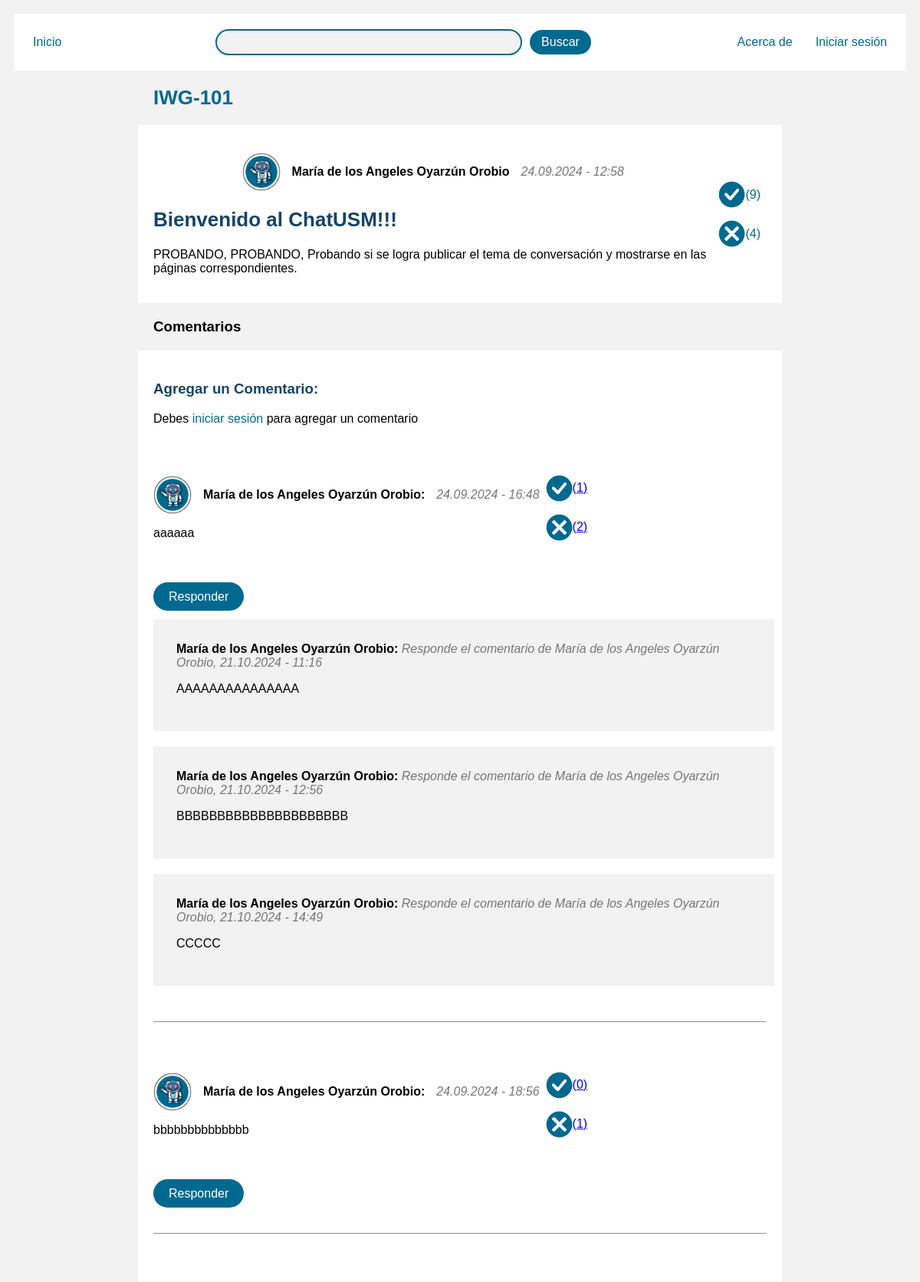
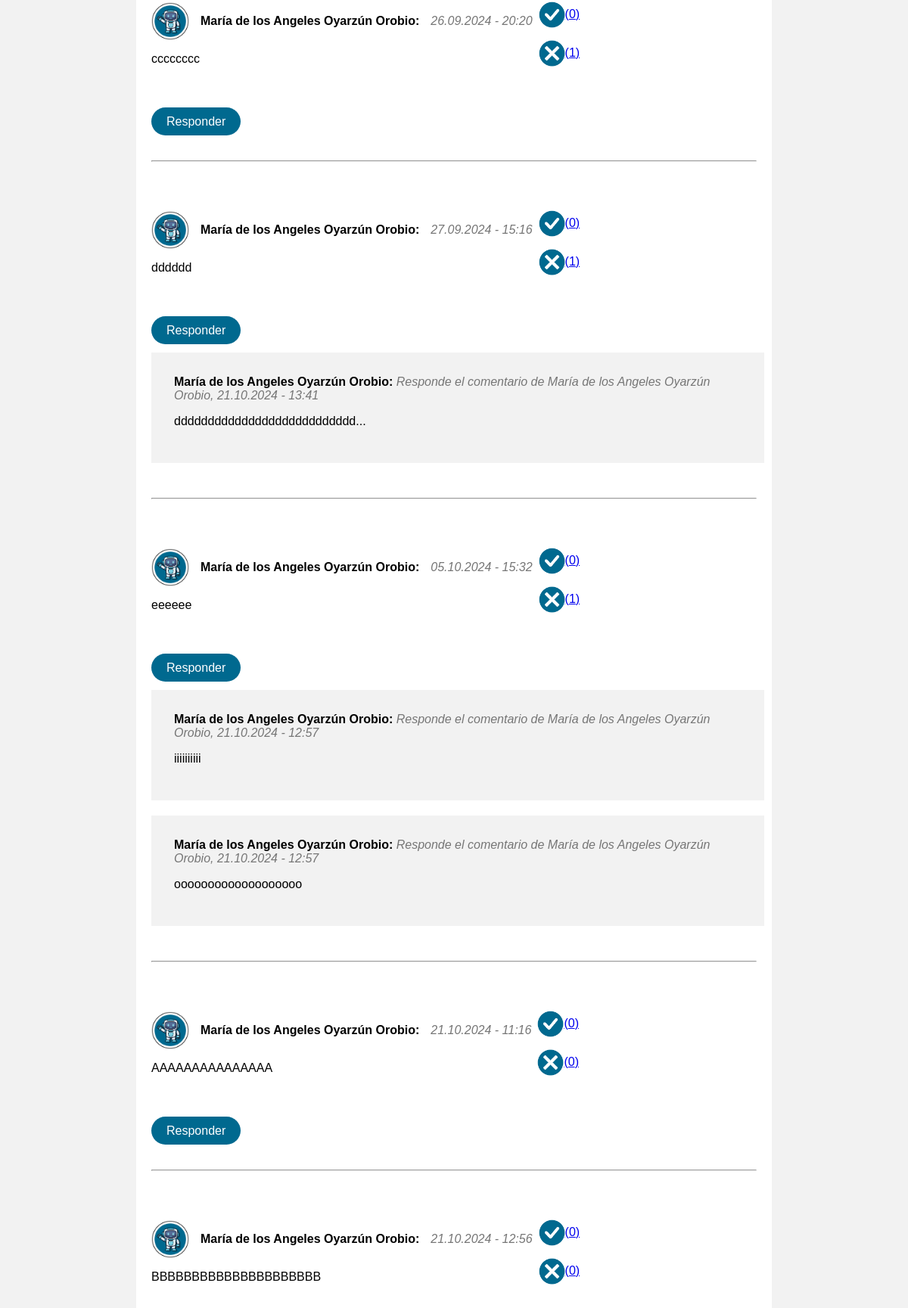
The page /tema/1/ (upper part) on the database its author committed (2 pictures, top to bottom).
### foro/models.py (models this page shows, shortened)
class Categoria(models.Model): # FORO
    nombre = models.CharField(max_length=100, unique=True)
    descripcion = models.TextField()
    tipo = models.CharField(max_length=255, default='')

class Tema(models.Model):
    titulo = models.CharField(max_length=100)
    contenido = models.TextField()
    categoria = models.ForeignKey(Categoria, related_name='temas', on_delete=models.CASCADE)
    autor = models.ForeignKey(settings.AUTH_USER_MODEL, on_delete=models.CASCADE)
    anonimo = models.BooleanField(default=False)
    fecha_creacion = models.DateTimeField(auto_now_add=True)
    si = models.PositiveIntegerField(default=0)
    no = models.PositiveIntegerField(default=0)

class Usuario(AbstractUser ):
    username = models.EmailField(unique=True, null=True, blank=True)
    nombre = models.CharField(max_length=50, default='Nombre')
    apellido = models.CharField(max_length=100, default='ApellidoPaterno ApellidoMaterno')
    tipo = models.ForeignKey(TipoUsuario, on_delete=models.CASCADE, null=True, blank=True)
    sede = models.ForeignKey(Sede, on_delete=models.CASCADE, null=True, blank=True)
    carrera = models.ForeignKey(Carrera, on_delete=models.CASCADE, null=True, blank=True)
    categoria = models.ForeignKey(Categoria, on_delete=models.CASCADE, null=True, blank=True)
    def __str__(self):
        return f"{self.nombre} {self.apellido}"

class Comentario(models.Model):
    tema = models.ForeignKey('Tema', related_name='comentarios', on_delete=models.CASCADE)
    autor = models.ForeignKey(settings.AUTH_USER_MODEL, on_delete=models.CASCADE)
    contenido = models.TextField()
    fecha_creacion = models.DateTimeField(auto_now_add=True)
    parent = models.ForeignKey('self', null=True, blank=True, related_name='respuestas', on_delete=models.CASCADE)
    si = models.PositiveIntegerField(default=0)
    no = models.PositiveIntegerField(default=0)

### foro/views.py (the view)
# urls.py: path('tema/<int:tema_id>/', views.tema_detalle, name='tema_solicitud'),
def tema_detalle(request, tema_id): # BUSCADOR
    tema = get_object_or_404(Tema, id=tema_id)
    categoria = tema.categoria
    comentarios = Comentario.objects.filter(tema=tema)
    return render(request, 'foro/detalle_tema.html', {'categoria': categoria, 'tema': tema, 'comentarios': comentarios})

### foro/templates/foro/detalle_tema.html (shortened to what this page needs)
{% extends 'foro/base.html' %}
{% load static %}
{% block content %}
    <h2 class="centrar_foro"><a class="link" href="{% url 'categorias_por_tipo' tipo=tema.categoria.tipo %}">{{ categoria.nombre }}</a></h2>
    <div class="centrar_foro_b like_box">
        <div>
            <p class="img_user"><img src="{% static 'imagenes/usuario.png' %}" alt="Foto de {{ tema.autor }}" style="width: 50px; height: auto;">
                <b class="img_user_marg">{{ tema.autor }}</b> <i class="detalles img_user_marg">{{ tema.fecha_creacion|date:"d.m.Y - H:i" }}</i></p>
            <h2>{{ tema.titulo }}</h2>
            <p>{{ tema.contenido }}</p>
        </div>
        <div>
            <p>
                {% if user.is_authenticated %}
                    <form method="POST" action="{% url 'tema_si' tema_id=tema.id %}">
                        {% csrf_token %}
                        <button class="voto" type="submit">
                            <img src="{% static 'imagenes/si.png' %}" alt="SI" /> ({{ tema.si }})
                        </button>
                    </form>
                    <form method="POST" action="{% url 'tema_no' tema_id=tema.id %}">
                        {% csrf_token %}
                        <button class="voto" type="submit">
                            <img src="{% static 'imagenes/no.png' %}" alt="NO" /> ({{ tema.no }})
                        </button>
                {% else %}
                    <div class="vertical">
                        <a class="link voto" href="{% url 'login' %}">
                            <img src="{% static 'imagenes/si.png' %}" alt="SI" />({{ tema.si }})
                        </a>
                        <a class="link voto" href="{% url 'login' %}">
                            <img src="{% static 'imagenes/no.png' %}" alt="NO" />({{ tema.no }})
                        </a>
                    </div>
                {% endif %}
            </p>
        </div>
    </div>
    <h3 class="centrar_foro">Comentarios</h3>
    <ul class="centrar_foro_b">
        <h3 class="letra_azul"> Agregar un Comentario:</h3>
        {% if user.is_authenticated %}
            <form method="POST" action="{% url 'agregar_comentario' tema_id=tema.id %}">
                {% csrf_token %}
                <textarea class="buscador" name="contenido" rows="4" placeholder="Escribe tu comentario aquí..."></textarea>
                <button class="boton" type="submit">Añadir Comentario</button>
            </form>
        {% else %}
            <p>Debes <a class="link" href="{% url 'login' %}">iniciar sesión</a> para agregar un comentario</p>
        {% endif %}
        {% for comentario in comentarios %}
            <li>
                <div class="comentario_box like_box">
                    <div>
                        <p class="img_user"><img src="{% static 'imagenes/usuario.png' %}" alt="Foto de {{ comentario.autor }}" style="width: 50px; height: auto;">
                            <b class="img_user_marg">{{ comentario.autor.nombre }} {{ comentario.autor.apellido }}:</b> <i class="detalles img_user_marg">{{ comentario.fecha_creacion|date:"d.m.Y - H:i" }}</i></p>
                        <p>{{ comentario.contenido }}
                        </p>
                    </div>
                    <div>
                        <p>
                            {% if user.is_authenticated %}
                                <form method="POST" action="{% url 'comentario_si' comentario_id=comentario.id %}">
                                    {% csrf_token %}
                                    <button class="voto" type="submit">
                                        <img class="img_user_marg" src="{% static 'imagenes/si.png' %}" alt="SI" /> ({{ comentario.si }})
                                    </button>
                                </form>
                                <form method="POST" action="{% url 'comentario_no' comentario_id=comentario.id %}">
                                    {% csrf_token %}
                                    <button class="voto" type="submit">
                                        <img class="img_user_marg" src="{% static 'imagenes/no.png' %}" alt="NO" /> ({{ comentario.no }})
                                    </button>
                                </form>
                            {% else %}
                                <div class="vertical">
                                    <a class="voto" href="{% url 'login' %}">
                                        <img src="{% static 'imagenes/si.png' %}" alt="SI" /> ({{ comentario.si }})
                                    </a>
                                    <a class="voto" href="{% url 'login' %}">
                                        <img src="{% static 'imagenes/no.png' %}" alt="NO" /> ({{ comentario.no }})
                                    </a>
                                </div>
                            {% endif %}
                        </p>
                    </div>
                </div>
                {% if user.is_authenticated %}
                    <button class="boton right" id="btn-responder-{{ comentario.id }}" onclick="toggleRespuesta({{ comentario.id }})">Responder</button>
                    <div id="respuesta-form-{{ comentario.id }}" style="display:none;">
                        <br>
                        <form method="POST" action="{% url 'agregar_comentario' tema_id=tema.id %}">
                            {% csrf_token %}
                            <textarea class="buscador" name="contenido" rows="2" placeholder="Escribe tu respuesta aquí..."></textarea>
                            <input type="hidden" name="parent_id" value="{{ comentario.id }}">
                            <button class="boton" type="submit">Envía tu respuesta</button>
                        </form>
                    </div>
                {% else %}
                    <a class="boton right" href="{% url 'login' %}">Responder</a>
                {% endif %}</p>
                <ul>
                    {% for respuesta in comentario.respuestas.all %}
                        <li class="centrar_resp">
                            <b>{{ respuesta.autor.nombre }} {{ respuesta.autor.apellido }}:</b>
                            <i class="detalles">Responde el comentario de {{ comentario.autor.nombre }} {{ comentario.autor.apellido }}, {{respuesta.fecha_creacion|date:"d.m.Y - H:i"}}</i>
                            <p>{{ respuesta.contenido }}
                            </p>
                        </li>
                    {% endfor %}
                </ul>
            </li>
            <br><hr>
        {% endfor %}
    </ul>
    <br>
{% endblock %}

### foro/static/css/styles.css (style rules this page uses)
body { padding: 10px; background-color: #f2f2f2; font-family: Arial, sans-serif; }
h2 { color: #154466; font-size: 26px; }
.letra_azul { color: #154466; }
ul { list-style: none; padding: 0; margin: 0; }
.boton { background-color: #00698f; color: #fff; padding: 10px 20px; border: none; border-radius: 25px; text-decoration: none; }
.detalles { text-decoration: none; color: #767676 }
.link { text-decoration: none; color: #00698f; }
.centrar_resp { align-items: center; justify-content: center; margin: 20px auto; width: 100%; max-width: 750px; padding: 30px 30px; background-color: #f2f2f2 }
.centrar_foro_b { align-items: center; justify-content: center; margin: 0 auto; width: 100%; max-width: 800px; padding: 20px 20px; background-color: #ffffff }
.centrar_foro { align-items: center; justify-content: center; margin: 0 auto; width: 100%; max-width: 800px; padding: 20px 20px; }
.comentario_box { margin: 40px auto; }
.right { text-align: right; }
.like_box { display: flex; justify-content: flex-start; align-items: center; width: 100%; }
.vertical { display: flex; flex-direction: column; }
.img_user { display: flex; justify-content: center; align-items: center; }
.img_user_marg { margin-left: 15px; }
.voto { display: flex; align-items: center; background: none; border: none; padding: 0; cursor: pointer; margin: 8px; }
.voto img { width: 35px; height: auto; }

### rows shown on the page
Categoria: nombre "IWG-101"
Tema: autor "María de los Angeles Oyarzún Orobio", fecha_creacion "24.09.2024 - 12:58", titulo "Bienvenido al ChatUSM!!!", contenido "PROBANDO, PROBANDO, Probando si se logra publicar el tema de conversación y mostrarse en las páginas correspondientes.", si "9", no "4"
Comentario: autor.nombre "María de los Angeles", autor.apellido "Oyarzún Orobio", fecha_creacion "24.09.2024 - 16:48", contenido "aaaaaa", si "1", no "2", shows "Responder"
Comentario: autor.nombre "María de los Angeles", autor.apellido "Oyarzún Orobio", fecha_creacion "21.10.2024 - 11:16", contenido "AAAAAAAAAAAAAAA", si "0", no "0", shows "Responder"
Comentario: autor.nombre "María de los Angeles", autor.apellido "Oyarzún Orobio", fecha_creacion "21.10.2024 - 12:56", contenido "BBBBBBBBBBBBBBBBBBBBB", si "0", no "0"
Comentario: autor.nombre "María de los Angeles", autor.apellido "Oyarzún Orobio", fecha_creacion "21.10.2024 - 14:49", contenido "CCCCC"
Comentario: autor.nombre "María de los Angeles", autor.apellido "Oyarzún Orobio", fecha_creacion "24.09.2024 - 18:56", contenido "bbbbbbbbbbbbbb", si "0", no "1", shows "Responder"
Comentario: autor.nombre "María de los Angeles", autor.apellido "Oyarzún Orobio", fecha_creacion "26.09.2024 - 20:20", contenido "cccccccc", si "0", no "1", shows "Responder"
Comentario: autor.nombre "María de los Angeles", autor.apellido "Oyarzún Orobio", fecha_creacion "27.09.2024 - 15:16", contenido "dddddd", si "0", no "1", shows "Responder"
Comentario: autor.nombre "María de los Angeles", autor.apellido "Oyarzún Orobio", fecha_creacion "21.10.2024 - 13:41", contenido "ddddddddddddddddddddddddddd..."
Comentario: autor.nombre "María de los Angeles", autor.apellido "Oyarzún Orobio", fecha_creacion "05.10.2024 - 15:32", contenido "eeeeee", si "0", no "1", shows "Responder"
Comentario: autor.nombre "María de los Angeles", autor.apellido "Oyarzún Orobio", fecha_creacion "21.10.2024 - 12:57", contenido "iiiiiiiiii"
Comentario: autor.nombre "María de los Angeles", autor.apellido "Oyarzún Orobio", fecha_creacion "21.10.2024 - 12:57", contenido "ooooooooooooooooooo"
